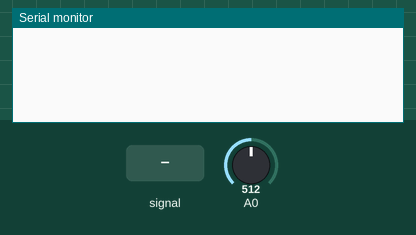
The sketch below on a simulated Arduino Uno, built with avr-gcc and run on an emulated ATmega328P. Parts: the last lines printed to the serial monitor. The test bench sets the inputs (shaded band); at power-on: A0 = 512.

Above: at 1.2 s.
1.3 s: A0 fed a 200 Hz sine of ±81 counts around its level
At 2.5 s:
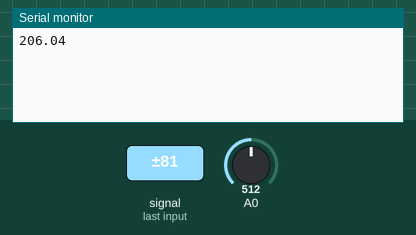
4.3 s: A0 set to 716
At 5.1 s:
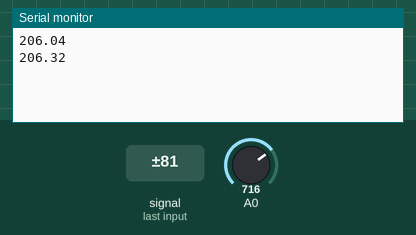
5.8 s: A0 fed a 1000 Hz sine of ±255 counts around its level
At 7.0 s:
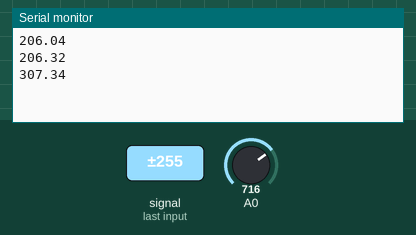
7.3 s: A0 set to 900
At 8.6 s:
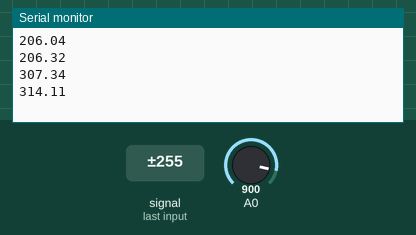
Timing chart, 0 to 9.8 s (numbered marks = the images above; inputs shaded):
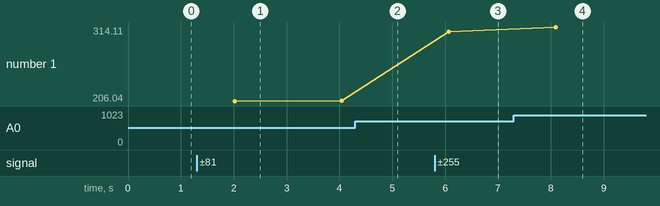

The sketch:

voltage_sensor.ino
```cpp
void setup() {
  pinMode(A0, 0);
  Serial.begin(9600);
}

void loop() {
  Serial.println(measureAC(A0));
}

float measureAC(int pin)
{
  float val = 0;
  float maxpk = 0, RMS = 0;
  unsigned long Time = millis(), sampleTime = 2000;
  while (millis() - Time <= sampleTime)
  {
    for (int i = 0; i < 300; ++i)
    {
      val += analogRead(pin);
      val /= 2;
    }
    if (val <= 0)
    {
      maxpk = 0;
    }
    else
    {
      if (val > maxpk)
      {
        maxpk = val;
      }
    }
  }
  maxpk = (maxpk * 505.0) / 1023.0;
  RMS = maxpk * 0.707;
  return RMS;
}
```

Measured:
- after the input at 1.3 s, the serial monitor: prints a new line after 0.72 s (image 1)
- after the input at 5.8 s, the serial monitor: prints a new line after 0.27 s (image 3)
- after the input at 7.3 s, the serial monitor: prints a new line after 0.80 s (image 4)
- plotted number 1: 206.32 → 307.34 after the input at 5.8 s, 307.34 → 314.11 after the input at 7.3 s
